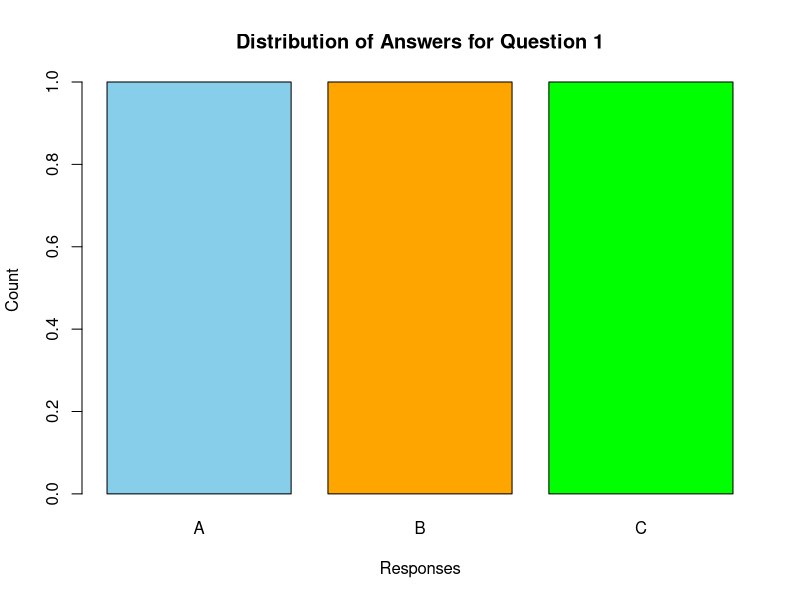

The R source for this figure:
# Dataset
question1 <- c("A", "B", "C")

q1_count <- table(question1)

barplot(q1_count,
        beside = TRUE,
        col = c("skyblue", "orange", "green"),
        xlab = "Responses",
        ylab = "Count",
        main = "Distribution of Answers for Question 1")
